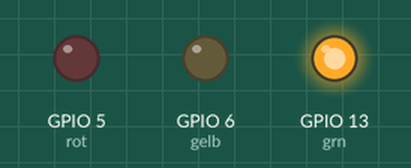
This program was run on a simulated Raspberry Pi (BCM pin numbers). Parts: output pins drawn as LEDs (lit = HIGH).

Above: at 0.05 s.
At 0.55 s:
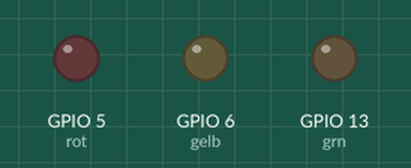
At 0.75 s:
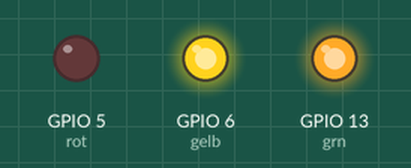
At 1.45 s:
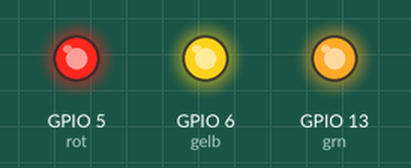
At 2.15 s:
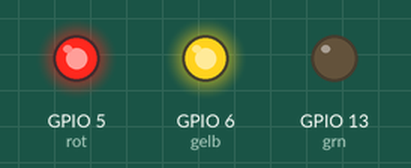
At 2.85 s:
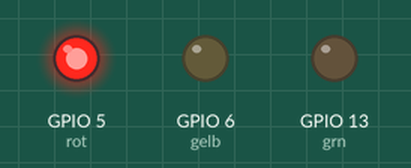
Timing chart, 0 to 3.1 s (numbered marks = the images above):
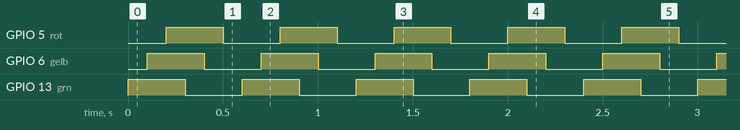

The program:

led1.py
```python
from gpiozero import LED
from time import sleep

zeit = 0.1

rot  = LED(5)
gelb = LED(6)
grn  = LED(13)

while True:
    grn.on()
    sleep(zeit)
    gelb.on()
    sleep(zeit)
    rot.on()
    sleep(zeit)
    grn.off()
    sleep(zeit)
    gelb.off()
    sleep(zeit)
    rot.off()
    sleep(zeit)
```

Measured:
- by itself, GPIO 5 (rot), GPIO 6 (gelb), GPIO 13 (grn): alternates HIGH for 0.30 s and LOW for 0.30 s
- by itself, everything shown: repeats every 0.60 s, in 6 steps
